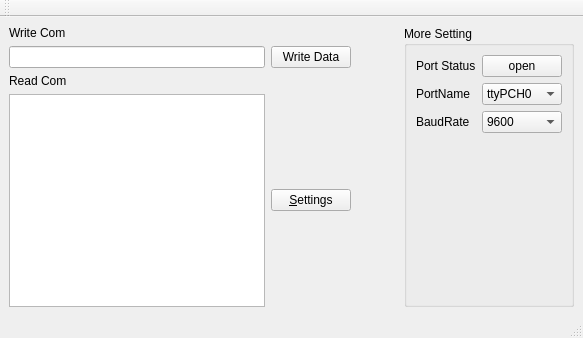
<?xml version="1.0" encoding="UTF-8"?>
<ui version="4.0">
 <class>GestureView</class>
 <widget class="QMainWindow" name="GestureView">
  <property name="geometry">
   <rect>
    <x>0</x>
    <y>0</y>
    <width>583</width>
    <height>338</height>
   </rect>
  </property>
  <property name="windowTitle">
   <string>GestureHome</string>
  </property>
  <widget class="QWidget" name="centralwidget">
   <layout class="QGridLayout" name="gridLayout_2">
    <item row="0" column="0">
     <layout class="QGridLayout" name="gridLayout">
      <item row="0" column="0">
       <widget class="QLabel" name="label_2">
        <property name="text">
         <string>Write Com</string>
        </property>
       </widget>
      </item>
      <item row="1" column="0">
       <widget class="QLineEdit" name="lineEdit"/>
      </item>
      <item row="1" column="1">
       <widget class="QPushButton" name="writeButton">
        <property name="text">
         <string>Write Data</string>
        </property>
       </widget>
      </item>
      <item row="2" column="0">
       <widget class="QLabel" name="label">
        <property name="text">
         <string>Read Com</string>
        </property>
       </widget>
      </item>
      <item row="3" column="0">
       <widget class="QTextBrowser" name="textBrowser"/>
      </item>
      <item row="3" column="1">
       <widget class="QPushButton" name="setButton">
        <property name="text">
         <string>&amp;Settings</string>
        </property>
       </widget>
      </item>
      <item row="3" column="3">
       <spacer name="horizontalSpacer">
        <property name="orientation">
         <enum>Qt::Horizontal</enum>
        </property>
        <property name="sizeHint" stdset="0">
         <size>
          <width>40</width>
          <height>20</height>
         </size>
        </property>
       </spacer>
      </item>
      <item row="0" column="3" rowspan="4">
       <widget class="QGroupBox" name="settingBox">
        <property name="title">
         <string>More Setting</string>
        </property>
        <layout class="QFormLayout" name="formLayout">
         <item row="0" column="0">
          <widget class="QLabel" name="label_3">
           <property name="text">
            <string>Port Status</string>
           </property>
          </widget>
         </item>
         <item row="0" column="1">
          <widget class="QPushButton" name="openButton">
           <property name="text">
            <string>open</string>
           </property>
          </widget>
         </item>
         <item row="1" column="0">
          <widget class="QLabel" name="label_5">
           <property name="text">
            <string>PortName</string>
           </property>
          </widget>
         </item>
         <item row="1" column="1">
          <widget class="QComboBox" name="portNamecomboBox">
           <item>
            <property name="text">
             <string>ttyPCH0</string>
            </property>
           </item>
           <item>
            <property name="text">
             <string>ttyPCH1</string>
            </property>
           </item>
           <item>
            <property name="text">
             <string>ttyUSB0</string>
            </property>
           </item>
           <item>
            <property name="text">
             <string>ttyUSB1</string>
            </property>
           </item>
           <item>
            <property name="text">
             <string>ttyUSB2</string>
            </property>
           </item>
          </widget>
         </item>
         <item row="2" column="0">
          <widget class="QLabel" name="label_4">
           <property name="text">
            <string>BaudRate</string>
           </property>
          </widget>
         </item>
         <item row="2" column="1">
          <widget class="QComboBox" name="baudRatecomboBox">
           <item>
            <property name="text">
             <string>9600</string>
            </property>
           </item>
           <item>
            <property name="text">
             <string>115200</string>
            </property>
           </item>
          </widget>
         </item>
        </layout>
       </widget>
      </item>
      <item row="3" column="2">
       <spacer name="horizontalSpacer_2">
        <property name="orientation">
         <enum>Qt::Horizontal</enum>
        </property>
        <property name="sizeHint" stdset="0">
         <size>
          <width>40</width>
          <height>20</height>
         </size>
        </property>
       </spacer>
      </item>
     </layout>
    </item>
   </layout>
  </widget>
  <widget class="QMenuBar" name="menubar">
   <property name="geometry">
    <rect>
     <x>0</x>
     <y>0</y>
     <width>583</width>
     <height>25</height>
    </rect>
   </property>
  </widget>
  <widget class="QStatusBar" name="statusbar"/>
  <widget class="QToolBar" name="toolBar">
   <property name="windowTitle">
    <string>toolBar</string>
   </property>
   <attribute name="toolBarArea">
    <enum>TopToolBarArea</enum>
   </attribute>
   <attribute name="toolBarBreak">
    <bool>false</bool>
   </attribute>
  </widget>
 </widget>
 <resources/>
 <connections>
  <connection>
   <sender>setButton</sender>
   <signal>toggled(bool)</signal>
   <receiver>settingBox</receiver>
   <slot>setVisible(bool)</slot>
   <hints>
    <hint type="sourcelabel">
     <x>313</x>
     <y>252</y>
    </hint>
    <hint type="destinationlabel">
     <x>373</x>
     <y>257</y>
    </hint>
   </hints>
  </connection>
 </connections>
</ui>
